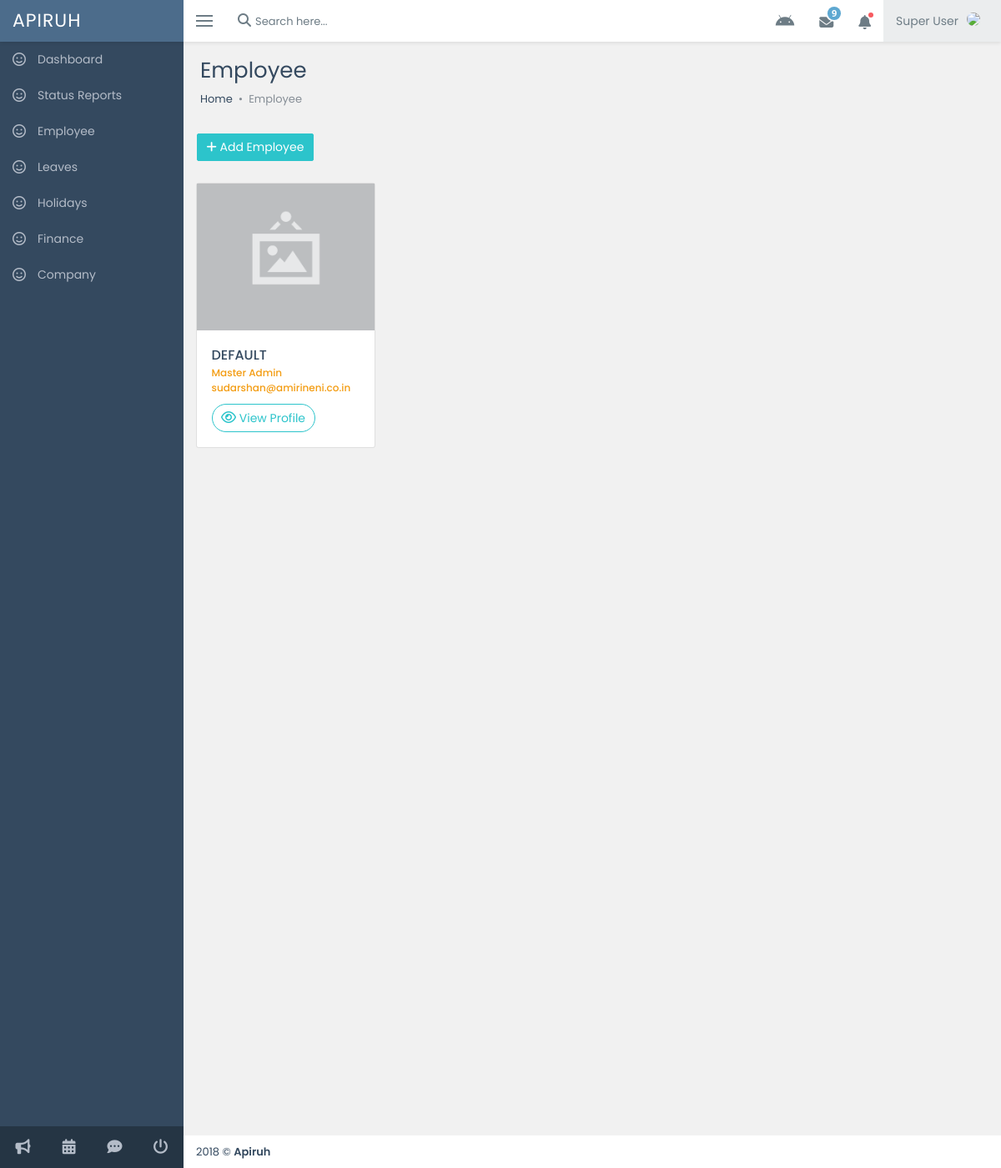
The page /admin_1/html/admin/employee.php on the database its author committed.
### tables this page shows
CREATE TABLE `employee` (
  `emp_id` varchar(15) DEFAULT NULL,
  `name` varchar(500) DEFAULT NULL,
  `nat_emp` varchar(100) DEFAULT NULL,
  `personal_no` varchar(50) DEFAULT NULL,
  `email` varchar(256) NOT NULL,
  `dob` varchar(50) DEFAULT NULL,
  `doj` varchar(50) DEFAULT NULL,
  `design` varchar(200) DEFAULT NULL,
  `pan_no` varchar(10) DEFAULT NULL,
  `aadhar_no` varchar(20) DEFAULT NULL,
  `perm_addr` varchar(5000) DEFAULT NULL,
  `contct_det` varchar(100) DEFAULT NULL,
  `emr_cntct_per` varchar(200) DEFAULT NULL,
  `emr_cntct_no` varchar(100) DEFAULT NULL,
  `blood_grp` varchar(100) DEFAULT NULL,
  `qualifications` varchar(500) DEFAULT NULL,
  `supprt_docs` varchar(1000) DEFAULT NULL,
  `serv_agr` varchar(500) DEFAULT NULL,
  `offr_letter` varchar(500) DEFAULT NULL,
  `emp_pic` text NOT NULL
);

### admin_1/html/admin/functions.php (called while the page is built, shortened)
<?php
require_once('config.php');
function get_emp_details(){
	global $connection;
	try {
		$stmt = $connection->prepare("SELECT * FROM `employee` WHERE 1");
		$stmt->execute();
		$data = $stmt->fetchAll(PDO::FETCH_OBJ);
		return ($data);
	} catch (PDOException $e) {
		echo '{"error": {"text":'. $e->getMessage() .'}}';
	}
}
?>

### admin_1/html/admin/employee.php (the view, shortened to what this page needs)
<!DOCTYPE html>
<html>
<?php
      require_once('../includes/header.php');
      require_once('functions.php');
      $emp = get_emp_details();
  ?>
  <link href="../../../vendors/dataTables/datatables.min.css" rel="stylesheet"/>
   <link href="../assets/css/pages/ecommerce.css" rel="stylesheet"/>
  <body class="fixed-navbar">
    <div class="page-wrapper">
     <?php require_once('../includes/nav_bar.php'); ?>
      <div class="wrapper content-wrapper">
        <div class="page-heading">
          <h1 class="page-title">Employee</h1>
          <ol class="breadcrumb">
            <li class="breadcrumb-item"><a href="index.html">Home</a></li>
            <li class="breadcrumb-item active">Employee</li>
          </ol>
        </div>
        <div class="page-content fade-in-up">
          <div class="alert" style="padding-left: 0px; margin-bottom: 0px">
            <a class="btn btn-info" href="add_employee" data-toggle="modal"><i class="fa fa-plus"></i> Add Employee</a></p>
          </div>
          <div class="page-content fade-in-up" style="padding-top: 0px; margin-top: 0px">
          <div class="row products-board">
            <div class="col-lg-3 col-sm-6">
              <?php
                foreach ($emp as $key){
              ?>
              <div class="card"><img src="../assets/img/image.png"/>
                <div class="card-body"><a class="product-name" href="../admin/employee_profile?id=<?=$key->emp_id?>"><?= $key->name; ?></a>
                  <div class="product-price"><?= $key->design; ?></div>
                  <div class="product-price"><?= $key->email; ?></div>
                  <div class="m-t-10 d-flex justify-content-between align-items-center">
                    <a href="../admin/employee_profile?id=<?=$key->emp_id?>"><button class="btn btn-outline-info btn-rounded"><i class="fa fa-eye font-16"></i> View Profile</button></a>
                  </div>
                </div>
              </div>
              <?php
                }
              ?>
            </div>
          </div>
        </div>
        </div>
                <?php require_once('../includes/footer.php'); ?>
      </div>
    </div>
  </body>
</html>

### admin_1/html/assets/css/main.css (style rules this page uses)
html { font-size: 14px }
body { overflow-x: hidden; font-family: Poppins; background-color: #f1f1f1; color: #34495f }
a { cursor: pointer; color: inherit }
.h1, .h2, .h3, .h4, .h5, .h6, h1, h2, h3, h4, h5, h6 { font-weight: 400 }
canvas, img, input, textarea { max-width: 100% }
.btn { -webkit-border-radius: 2px; border-radius: 2px; outline: 0!important; -webkit-transition: all ease-in-out .15s; -o-transition: all ease-in-out .15s; transition: all ease-in-out .15s; position: relative }
.btn-info { color: #fff; background-color: #2cc4cb; border-color: #2cc4cb }
.btn-outline-info { color: #2cc4cb; background-image: none; background-color: transparent; border-color: #2cc4cb }
.btn-rounded { -webkit-border-radius: 50px!important; border-radius: 50px!important }
.alert { -webkit-border-radius: 0; border-radius: 0 }
.fade-in-up { -webkit-animation: fadeInUp .5s; animation: fadeInUp .5s }
.m-t-10 { margin-top: 10px!important }
.font-16 { font-size: 16px }
.page-wrapper { width: 100%; min-height: 100%; position: relative; overflow: hidden }
.content-wrapper { position: relative; background-color: #f1f1f1; margin-left: 220px; padding: 0 15px 60px 15px; -webkit-transition: margin .2s ease-in-out; -o-transition: margin .2s ease-in-out; transition: margin .2s ease-in-out; min-height: 1400px }
.page-content { padding-top: 15px; margin-top: 5px }
.page-heading { padding: 0 5px }
.page-heading .page-title { font-size: 26px; margin: 20px 0 10px 0 }
.page-heading .breadcrumb { padding: 0; margin: 0; font-size: 13px; background-color: inherit }
.page-heading .breadcrumb li a { color: inherit }
.page-heading .breadcrumb li+li:before { content: '\002022'; color: inherit }
body.fixed-layout .content-wrapper, body.fixed-navbar .content-wrapper { padding-top: 50px }

### admin_1/html/assets/css/pages/ecommerce.css (style rules this page uses)
.products-board .card { margin-bottom:25px }
.product-name { display:block;font-size:16px;font-weight:500;color:inherit }
.product-price { font-size:20px;font-weight:500;color:#f39c12 }

### admin_1/html/includes/header.php (style rules this page uses)
a.btn.btn-info { color: #fff; }

### admin_1/html/admin/employee.php (style rules this page uses)
.product-price { font-size: 12px; }

### rows shown on the page
employee: name "DEFAULT", design "Master Admin", email "sudarshan@amirineni.co.in"
